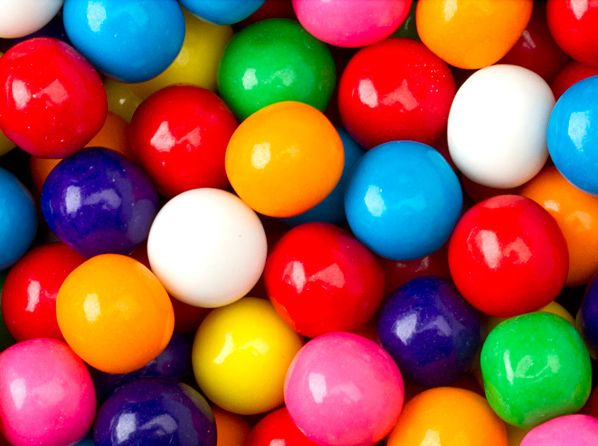
%> input picture images/gumballs.jpg, 598 x 446 px
$ octave segmentMain.m   (GNU Octave 9; MATLAB toolbox functions it lacks are replaced by stand-ins)
%> lines starting %> are read from the running program, lines starting %| are printed output that depends on the picture
### displayFilterBank.m
function displayFilterBank(F)
% The first 18 filters are first derivatives of Gaussian filters,
% at six different orientations, and three different scales (3 * 6 = 18).
% The next 18 filters are second derivative of Gaussian filters, again at six
% orientations and three scales. The remaining two filters are isotropic
% Gaussian and LoG filters, each at one scale.
  numFilters = size(F, 3);
  filterSize = size(F, 1);

  gridSize = ceil(sqrt(numFilters));

  figure;
  axis off;
  for i = 1:numFilters
    subplot(gridSize, gridSize, i);
    imagesc(F(:,:,i));
  end

### imstack.m
function S = imstack(I, J)
% Resize an image J to the dimensions of I, and stack concatenate it to I.
% Note that this function can be called repeatedly to generate a stack of
% grayscale image with the dimesions of (w, h, n), where w and h are the width
% and height of the first image, and n is the number of stacked images.
  m = size(I, 1);
  n = size(I, 2);

  % Convert to grayscale if the image is RGB.
  G = J;
  if size(J, 3) == 3
    G = rgb2gray(G);
  end

  G = imresize(G, [m n]);
  S = cat(3, I, G);

return

### createTextons.m
function [textons] = createTextons(imStack, bank, k)
% Given a cell array imStack of length n containing a series of n grayscale
% images and a filter bank, compute a texton "codebook" (i.e., set of quantized
% filter bank responses) based on a sample of filter responses from all n
% images.
  [h, w, n] = size(imStack);
  [m, m, d] = size(bank);

  % Create a stack of filter responses.
  % Each pixel in each of n images has a feature vector of size d.
  R = zeros(h, w, n, d);
  for i = 1:n
    I = imStack(:, :, i);
    R(:, :, i) = imfilter(I, bank);
  end
  npixel = h * w * n;
  R = reshape(R, [npixel d]);

  % k-means clustering of features.
  % Sample a subset, in order to reduce complexity.
  samplesize = int32(npixel * 0.7);
  S = R(randperm(npixel, samplesize), :);
  [idx, C] = kmeans(S, k, 'MaxIter', 1000);
  textons = C;
return

### segmentMain.m
% k-means segmentation experiments
% Author: Jin Yeom (jinyeom@utexas.edu)

% Seed the random number generator with 1.
rng(1);

% Test images.
I = im2double(imread('images/gumballs.jpg'));
J = im2double(imread('images/twins.jpg'));
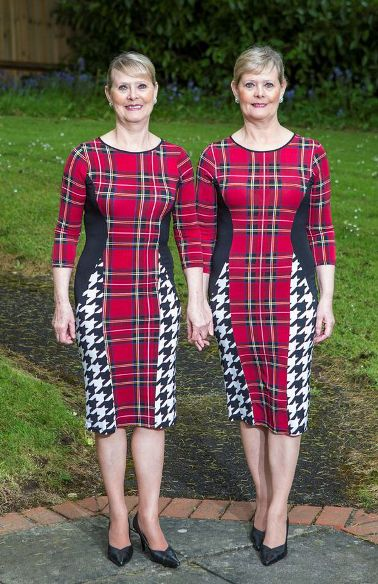
%> input picture images/twins.jpg, 378 x 584 px
K = im2double(imread('images/snake.jpg'));
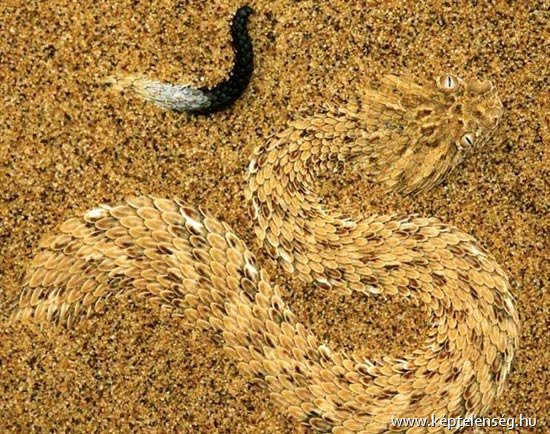
%> input picture images/snake.jpg, 550 x 434 px
L = im2double(imread('images/car.jpg'));
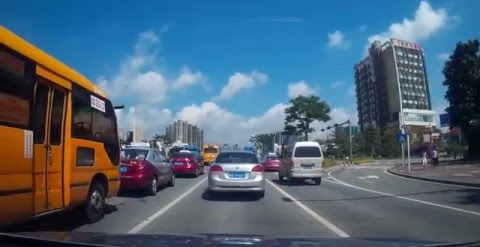
%> input picture images/car.jpg, 480 x 247 px

% Parameters to be tuned.
k = 10; % determines the number of bins for histogram
winSize = 65;
numColorRegions = 6;
numTextureRegions = 8;

% Load the filter bank.
load('data/filterBank.mat', 'F');
fprintf('filterBank dimensions: (%s)\n', num2str(size(F)))
displayFilterBank(F)
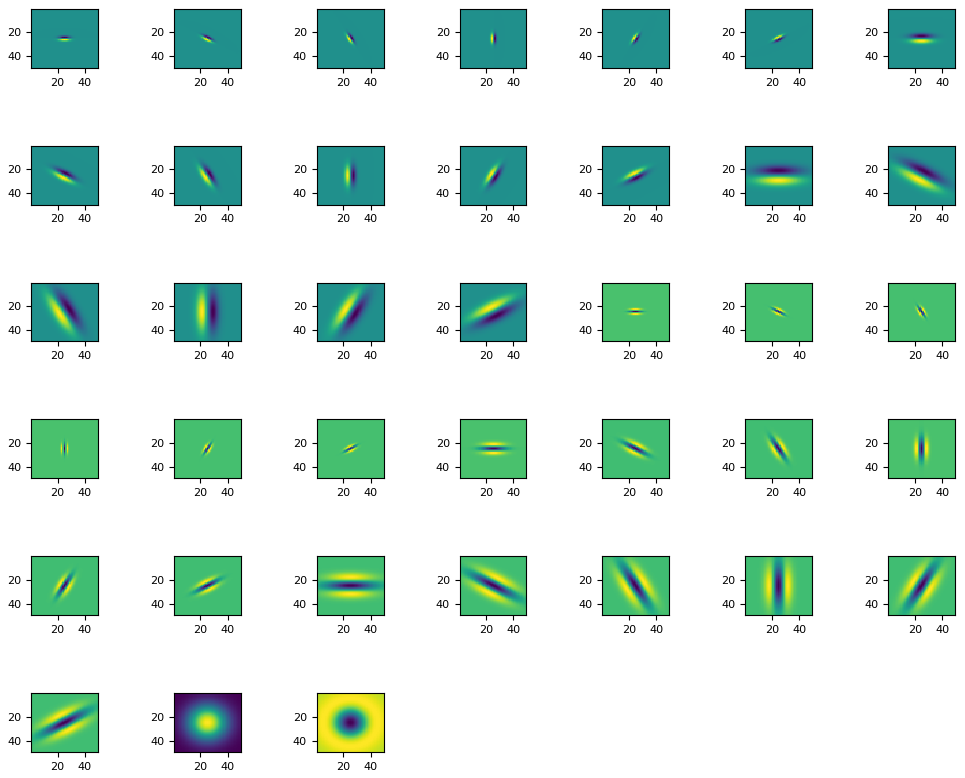
%> figure redrawn from the program's plot data, 38 panels
print('images/filters.png', '-dpng', '-r0'); close

% Create a stack of images for creating textons.
% This image stack consists of the test images above in grayscale, with the
% dimensions of the first image.
S = rgb2gray(I);
S = imstack(S, J);
S = imstack(S, K);
S = imstack(S, L);
%> in imstack (call 3), `G = rgb2gray(G);`:
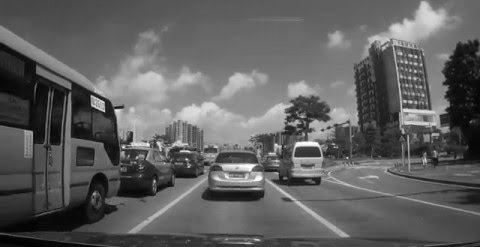
%> G: size 247x480 double; min 0.000894, max 0.996, mean 0.377
%> in imstack (call 3), `G = imresize(G, [m n]);`:
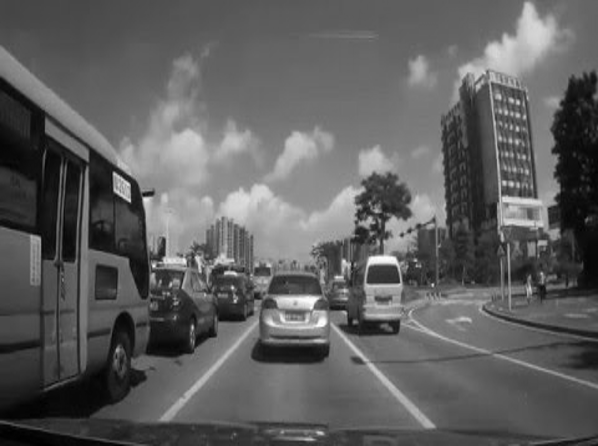
%> G: size 446x598 double; min -0.000329, max 1.01, mean 0.377; drawn with min black and max white
%> in imstack (call 3), `S = cat(3, I, G);`:
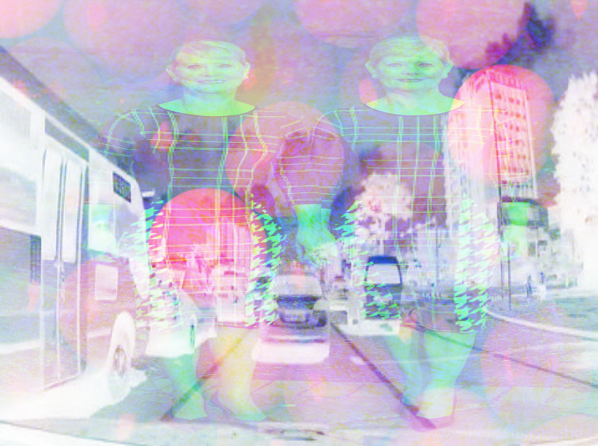
%> S: size 446x598x4 double; mean R, G, B, A 0.423, 0.362, 0.531, 0.377; transparent parts drawn white
fprintf('imStack dimensions: (%s)\n', num2str(size(S)))
%| imStack dimensions: (446  598    4)

stacksize = size(S, 3);
%> stacksize = 4
imsize = ceil(sqrt(stacksize));
%> imsize = 2

figure;
colormap cool;
for i = 1:stacksize
  subplot(imsize, imsize, i);
  imagesc(S(:, :, i));
end
print('images/imstack.png', '-dpng', '-r0'); close

% Generate textons
% This texton matrix should have the dimensions of (k, d), where k is the
% number of clusters, and d is the number of filters (or edge features), e.g.,
% if there are 10 clusters and 38 filters in the filter bank, the dimensions of
% textons should be (10, 38).
T = createTextons(S, F, k);
%> the run ends on the next line
